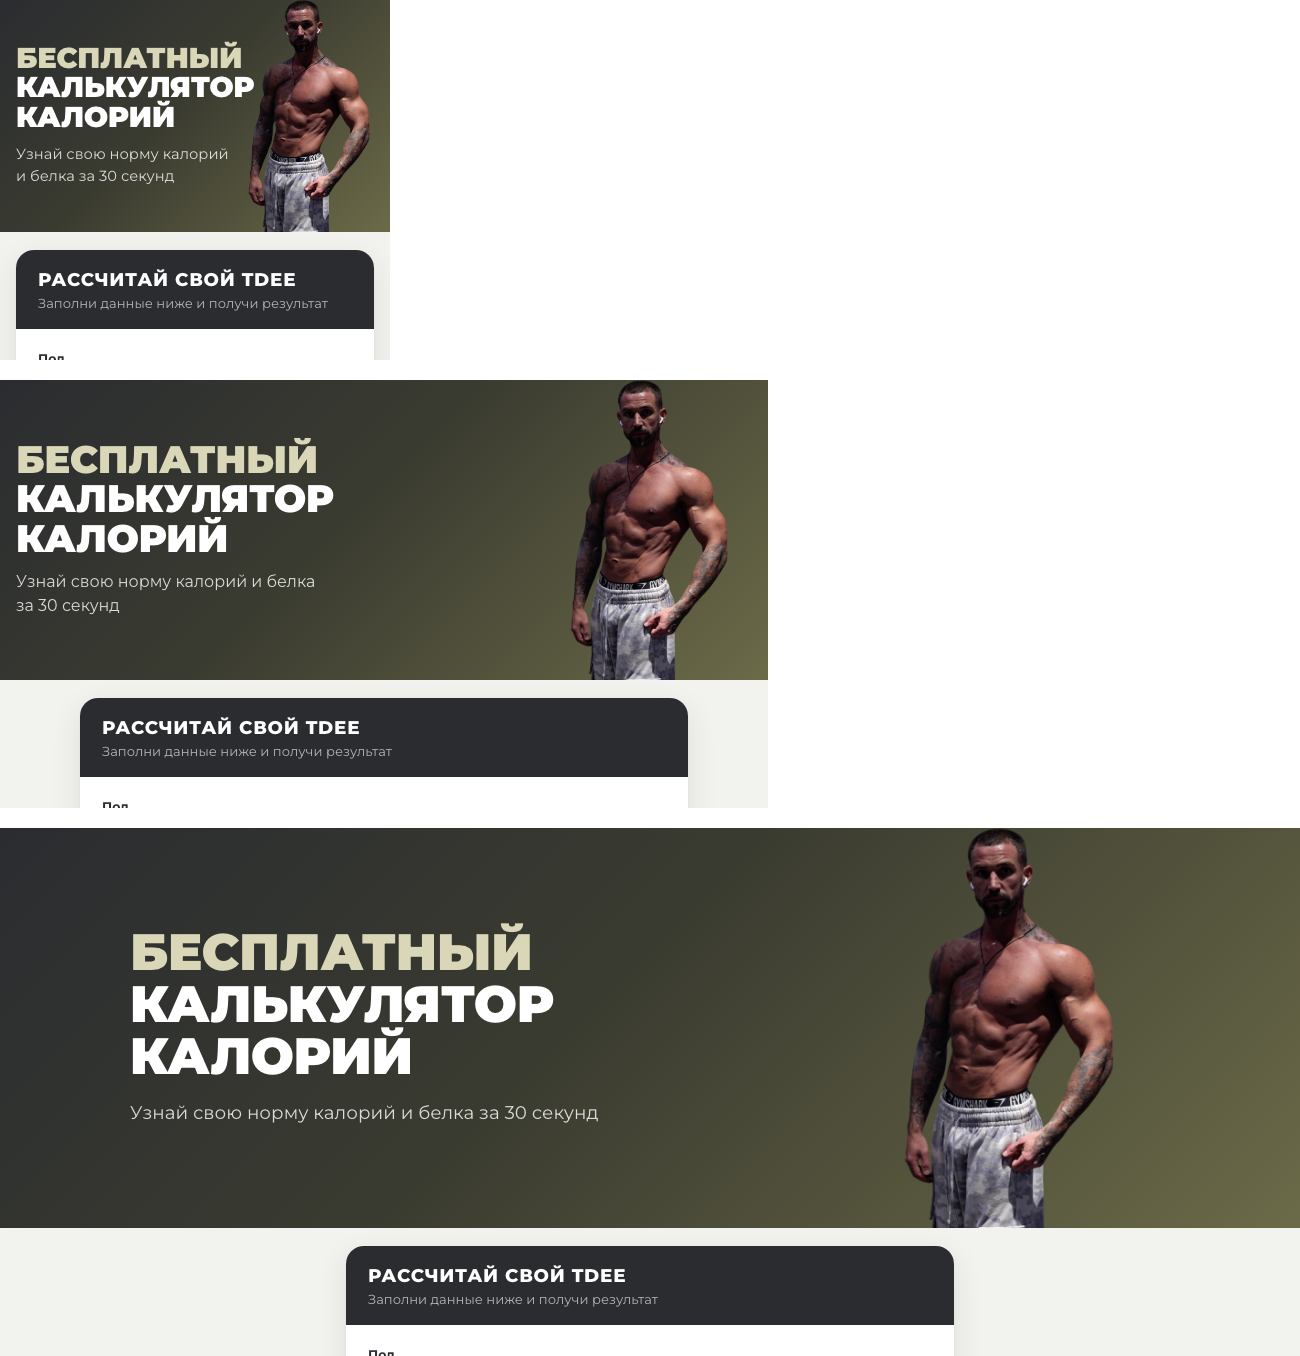

Source code (Python):
#!/usr/bin/env python3
"""Проверка вёрстки калькулятора на трёх ширинах (телефон / планшет / ноутбук).

Правило из памяти feedback_verstka-merit-na-treh-shirinah: перед показом любой правки шапки
рендерить 390 / 768 / 1300 px и мерить границы цифрами, а не на глаз.

Что проверяет:
  1. низ фото = низ шапки (допуск 2 px)
  2. фото не заходит на карточку формы (низ фото <= верх карточки)
  3. текст шапки не уходит под фигуру (правый край текста <= левый край фото + 20 px)
  4. нет горизонтального скролла
  5. все картинки ориентира по жиру грузятся (мужчины и женщины)
Пишет лист проверка-вёрстки.png и маркер .last-check (хэш index.html), по которому Stop-хук
понимает, что проверка после правки была. Код выхода 1 = есть нарушение.
"""
import hashlib, json, os, sys
from pathlib import Path

HERE = Path(__file__).resolve().parent
INDEX = HERE / "index.html"
MARK = HERE / ".last-check"
WIDTHS = [390, 768, 1300]

def main():
    from playwright.sync_api import sync_playwright
    from PIL import Image
    problems, shots = [], []
    with sync_playwright() as pw:
        b = pw.chromium.launch()
        for w in WIDTHS:
            pg = b.new_page(viewport={"width": w, "height": 900})
            pg.goto("file://" + str(INDEX)); pg.wait_for_timeout(700)
            m = pg.evaluate("""(()=>{const r=s=>document.querySelector(s).getBoundingClientRect();
              const h=r('.hero'),i=r('.hero .ph'),t=r('.hero .txt'),c=r('#form-card');
              return {heroBottom:h.bottom,imgBottom:i.bottom,imgLeft:i.left,txtRight:t.right,cardTop:c.top,
                      scrollW:document.documentElement.scrollWidth,vw:window.innerWidth}})()""")
            if abs(m["imgBottom"] - m["heroBottom"]) > 2: problems.append(f"{w}px: низ фото {m['imgBottom']:.0f} не совпадает с низом шапки {m['heroBottom']:.0f}")
            if m["imgBottom"] > m["cardTop"] + 0.5: problems.append(f"{w}px: фото заходит на карточку (низ фото {m['imgBottom']:.0f} > верх карточки {m['cardTop']:.0f})")
            if m["txtRight"] > m["imgLeft"] + 20: problems.append(f"{w}px: текст уходит под фигуру (текст до {m['txtRight']:.0f}, фото с {m['imgLeft']:.0f})")
            if m["scrollW"] > m["vw"]: problems.append(f"{w}px: горизонтальный скролл ({m['scrollW']} > {m['vw']})")
            for g in ("m", "f"):
                pg.click(f"#gender button[data-v='{g}']");
                if pg.is_hidden("#ref"): pg.click("#ref-btn")
                pg.wait_for_timeout(400)
                ok = pg.evaluate("[...document.querySelectorAll('.band img')].every(i=>i.complete&&i.naturalWidth>0)")
                if not ok: problems.append(f"{w}px: не грузятся картинки ориентира ({'мужчины' if g=='m' else 'женщины'})")
            pg.click("#ref-btn") if not pg.is_hidden("#ref") else None
            name = HERE / f"_тест-{w}.png"; pg.screenshot(path=str(name), clip={"x": 0, "y": 0, "width": w, "height": int(m["cardTop"]) + 110}); shots.append(name)
            print(f"{w}px: шапка {m['heroBottom']:.0f}, фото {m['imgBottom']:.0f}, карточка {m['cardTop']:.0f}, текст→{m['txtRight']:.0f} | фото←{m['imgLeft']:.0f}")
            pg.close()
        b.close()
    ims = [Image.open(s) for s in shots]
    sheet = Image.new("RGB", (max(i.width for i in ims), sum(i.height for i in ims) + 20 * (len(ims) - 1)), "white")
    y = 0
    for i in ims: sheet.paste(i, (0, y)); y += i.height + 20
    sheet.save(HERE / "проверка-вёрстки.png")
    for s in shots: s.unlink(missing_ok=True)
    digest = hashlib.sha256(INDEX.read_bytes()).hexdigest()
    MARK.write_text(json.dumps({"sha256": digest, "ok": not problems, "problems": problems}, ensure_ascii=False))
    if problems:
        print("НАРУШЕНИЯ:"); [print(" -", p) for p in problems]; sys.exit(1)
    print("Вёрстка в порядке на трёх ширинах. Лист: проверка-вёрстки.png")

if __name__ == "__main__":
    main()
